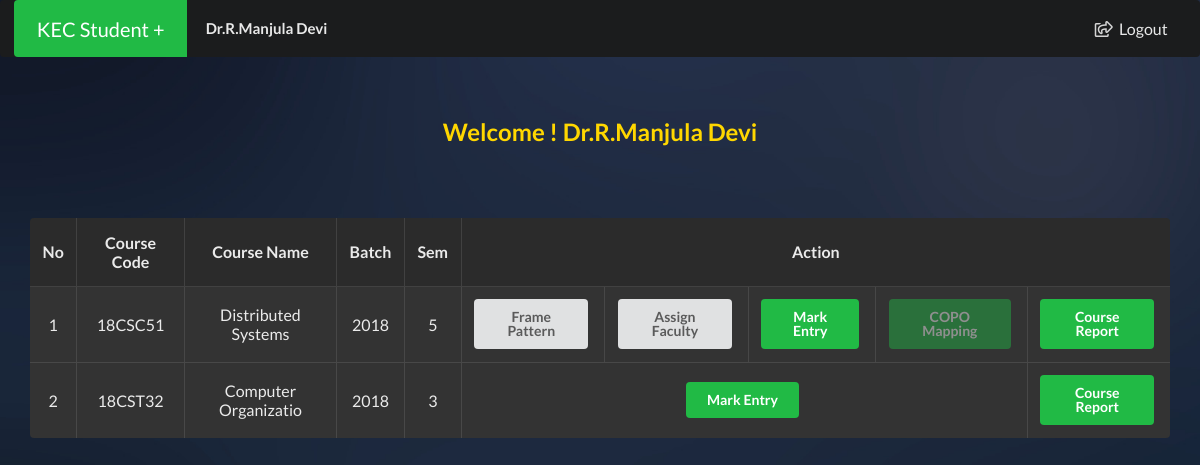
The page /staff/index.php (signed in) on the database its author committed.
### tables this page shows
CREATE TABLE `course_list` (
  `code` varchar(8) NOT NULL,
  `name` varchar(20) NOT NULL,
  `year` int(2) NOT NULL,
  `batch` year(4) NOT NULL,
  `sem` tinyint(1) NOT NULL,
  `credit` tinyint(1) NOT NULL,
  `cc` varchar(30) NOT NULL,
  `staff1` varchar(8) DEFAULT NULL,
  `sec1` varchar(1) NOT NULL DEFAULT 'A',
  `staff2` varchar(8) DEFAULT NULL,
  `sec2` varchar(1) NOT NULL DEFAULT 'B',
  `staff3` varchar(8) DEFAULT NULL,
  `sec3` varchar(1) NOT NULL DEFAULT 'C',
  `staff4` varchar(8) DEFAULT NULL,
  `sec4` varchar(1) NOT NULL DEFAULT 'D',
  `frame` varchar(20) NOT NULL DEFAULT 'not framed',
  `activate` varchar(20) NOT NULL DEFAULT 'not activated'
);

### staff/index.php (the view, shortened to what this page needs)
<?php
include_once("./nav.php");
?>
<html lang="en">
<head>
    <link rel="stylesheet" href="https://cdnjs.cloudflare.com/ajax/libs/animate.css/4.0.0/animate.min.css" />
</head>
<body>
  <div class="preloader"><body><div class="ui active dimmer" style="position: fixed;"><div class="ui massive active green elastic loader"></div></div></body></div>
  <br><br><br>
  <center><h2 style="color:#ffd700" class="animate__animated animate__fadeInDownBig">Welcome ! <?php echo $_SESSION['staffname']; ?></h2></center><br>
  <div class="animate__animated animate__fadeInUpBig">
  <div class="tablecontent" >
  <table class="ui selectable celled inverted table">
    <thead>
      <tr>
          <th class="center aligned">No</th>
          <th class="center aligned">Course Code</th>
          <th class="center aligned">Course Name</th>
          <th class="center aligned">Batch</th>
          <th class="center aligned">Sem</th>
          <th class="center aligned" colspan="5" >Action</th>
      </tr>
    </thead>
    <tbody>
      <?php
      $no=1;
      $same=0;
      $sql="SELECT * from `course_list` ";
      $data=$con->query($sql);
      while($row1 = $data->fetch_assoc())
      {
          if($row1['cc']==$_SESSION['staffid'])
          {
            $sqlc="SELECT `code` from `copo` ";
            $datac=$con->query($sqlc);
            $arr=Array();
            while($rowc = $datac->fetch_assoc()){
              $arr[]=$rowc['code'];
            }
            ?>
          <tr>
              <td class="center aligned" ><?php  echo $no;            ?> </td>
              <td class="center aligned" ><?php  echo $row1['code'];  ?> </td>
              <td class="center aligned" ><?php  echo $row1['name'];  ?> </td>
              <td class="center aligned" ><?php  echo $row1['batch']; ?> </td>
              <td class="center aligned" ><?php  echo $row1['sem'];   ?> </td>
              <td class="center aligned" ><div class="ui button" onclick="location.href = './CourseFrame.php?code=<?php echo $row1['code']  ?>'" >Frame Pattern</div></td>
              <td class="center aligned" ><div class="ui button" onclick="location.href = './AssignFaculty.php<?php echo "?cc"."=".$row1['cc']."&"."code"."=".$row1['code'] ?>';">Assign Faculty</div></td>
              <td class="center aligned" ><div class="ui positive button" onclick="location.href = '../Entity/MarkEntry.php?code=<?php echo $row1['code']; ?>'">Mark Entry</div></td>
              <?php
              if(in_array($row1['code'],$arr)){
              ?>
              <td class="center aligned" ><div class="ui positive disabled button" onclick="location.href = './copo.php'">COPO Mapping</div></td>
              <td class="center aligned" ><div class="ui positive button" onclick="location.href = '../Final.php?code=<?php echo $row1['code']; ?>'">Course Report</div></td>
              <?php } ?>
          </tr>
            <?php
            $no+=1;
            $same=$row1['code'];
          }
          if($row1['staff1']==$_SESSION['staffid'] || $row1['staff2']==$_SESSION['staffid'] || $row1['staff3']==$_SESSION['staffid'] || $row1['staff4']==$_SESSION['staffid'])
          {
              if($same==$row1['code'])
              {
              }
              else
              {
                $sqlc="SELECT `code` from `copo` ";
                $datac=$con->query($sqlc);
                $arr=Array();
                while($rowc = $datac->fetch_assoc()){
                  $arr[]=$rowc['code'];
                }
              ?>
              <tr>
                  <td class="center aligned" ><?php  echo $no;            ?> </td>
                  <td class="center aligned" ><?php  echo $row1['code'];  ?> </td>
                  <td class="center aligned" ><?php  echo $row1['name'];  ?> </td>
                  <td class="center aligned" ><?php  echo $row1['batch']; ?> </td>
                  <td class="center aligned" ><?php  echo $row1['sem'];   ?> </td>
                  <td class="center aligned" colspan="4" ><div class="ui positive  button" onclick="location.href = '../Entity/MarkEntry.php?code=<?php echo $row1['code']; ?>'">Mark Entry</div></td>
                  <?php
                  if(in_array($row1['code'],$arr)){
                  ?>
                  <td class="center aligned" ><div class="ui positive button" onclick="location.href = '../Final.php?code=<?php echo $row1['code']; ?>'">Course Report</div></td>
                  <?php
                  }else{
                  ?>
                  <td class="center aligned" ><div class="ui positive disabled button" onclick="location.href = '../Final.php?code=<?php echo $row1['code']; ?>'">Course Report</div></td>
                  <?php } ?>
              </tr>
                <?php
                $no+=1;
              }
          }
          else
          {
          }
      }?>
    </tbody>
  </table>
  </div>
  </div>
</body>
</html>

### staff/index.php (style rules this page uses)
body { background-image: url("../Images/bg.jpg"); background-size: cover; }
.tablecontent { padding-left: 30px; padding-right: 30px; padding-top: 50px; padding-bottom: 50px; }
td { font-size:16px; }
th { font-size:16px; }

### rows shown on the page
course_list: code "18CSC51", name "Distributed Systems", batch "2018", sem "5"
course_list: code "18CST32", name "Computer Organizatio", batch "2018", sem "3"

### other values the page prints
$_SESSION['staffname'] "Dr.R.Manjula Devi"
